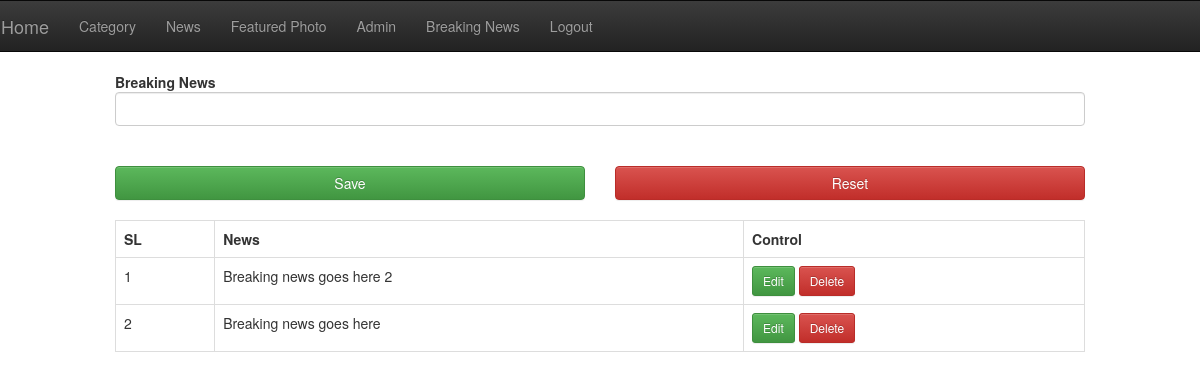
The page /admin/breaking.php (signed in) on the database its author committed.
### tables this page shows
CREATE TABLE `breaking_news` (
  `id` bigint(20) NOT NULL,
  `news` varchar(150) NOT NULL
);

### admin/breaking.php (the view, shortened to what this page needs)
	<?php
	include('header.php');
	$servername = "localhost";
	$username = "root";
	$password = "";
	$conn = mysqli_connect($servername, $username, $password,'newspaper');
	$sql='select * from breaking_news order by id desc';
	$result=mysqli_query($conn, $sql);
	?>
	<div class="col-md-10 col-md-offset-1" style="margin-bottom: 2%">
	<form action="" method="post">
		<strong>Breaking News</strong>
		<br>
		<input type="text" name="news" class="form-control">
		<br>
		<br>
		<div class="row">
			<div class="col-md-6"><input type="submit" value="Save" class="btn btn-block btn-success"></div>
			<div class="col-md-6"><input type="reset" value="Reset" class="btn btn-block btn-danger"></div>
		</div>
	</form>
	<br>
	<table class="table table-bordered table-hover">
		<tr>
			<th>SL</th>
			<th>News</th>
			<th>Control</th>
		</tr>
		<?php $i=0; while($row=mysqli_fetch_assoc($result)){ $i+=1;?>
		<tr>
			<td><?php echo $i ?></td>
			<td><?php echo $row['news'] ?></td>
			<td>
				<a href="edit.php?id=<?=$row['id']?>" class="btn btn-sm btn-success">Edit</a>
				<a href="delete.php?id=<?=$row['id']?>" class="btn btn-sm btn-danger">Delete</a>
			</td>
		</tr>
		<?php } ?>
	</table>
</div>
</body>
</body>

### rows shown on the page
breaking_news: news "Breaking news goes here 2"
breaking_news: news "Breaking news goes here"
